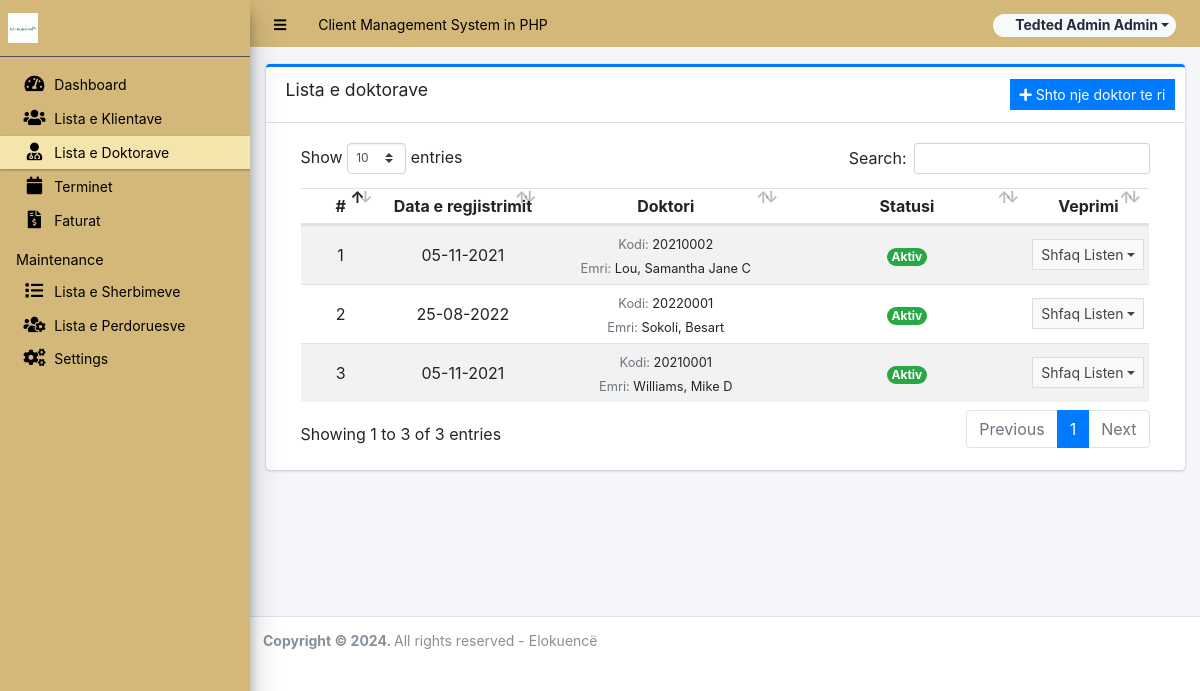
/admin/?page=doctor (signed in), run on the app's committed database.
### tables this page shows
CREATE TABLE `doctors_list` (
  `id` int(30) NOT NULL,
  `doctor_code` varchar(50) NOT NULL,
  `password` text NOT NULL,
  `fullname` text NOT NULL,
  `status` tinyint(1) NOT NULL DEFAULT 1 COMMENT '1 = Active, 2= Inactive',
  `date_created` datetime NOT NULL DEFAULT current_timestamp(),
  `date_updated` datetime NOT NULL DEFAULT current_timestamp() ON UPDATE current_timestamp()
);

### config.php (called while the page is built, shortened)
<?php
require_once('classes/DBConnection.php');
require_once('classes/SystemSettings.php');
function isMobileDevice(){
    $aMobileUA = array(
        '/iphone/i' => 'iPhone',
        '/ipod/i' => 'iPod',
        '/ipad/i' => 'iPad',
        '/android/i' => 'Android',
        '/blackberry/i' => 'BlackBerry',
        '/webos/i' => 'Mobile'
    );
    return false;
}
?>

### classes/DBConnection.php (called while the page is built, shortened)
<?php
class DBConnection
{
    private $host = DB_SERVER;
    private $username = DB_USERNAME;
    private $password = DB_PASSWORD;
    private $database = DB_NAME;
    public function __construct()
    {
        $this->conn = new mysqli($this->host, $this->username, $this->password, $this->database);
    }
}
?>

### classes/SystemSettings.php (called while the page is built, shortened)
<?php
class SystemSettings extends DBConnection{
	function userdata($field = ''){
		if(!empty($field)){
			if(isset($_SESSION['userdata'][$field]))
				return $_SESSION['userdata'][$field];
			else
				return null;
		}else{
			return false;
		}
	}
	function info($field=''){
		if(!empty($field)){
			if(isset($_SESSION['system_info'][$field]))
				return $_SESSION['system_info'][$field];
			else
				return false;
		}else{
			return false;
		}
	}
}
$_settings = new SystemSettings();
?>

### admin/doctor/index.php (the view, shortened to what this page needs)
<div class="card card-outline card-primary">
	<div class="card-header">
		<h3 class="card-title">Lista e doktorave</h3>
		<div class="card-tools">
			<a href="<?php echo base_url."admin?page=doctor/manage_doctor" ?>" id="create_new" class="btn btn-flat btn-sm btn-primary"><span class="fas fa-plus"></span>  Shto nje doktor te ri</a>
		</div>
	</div>
	<div class="card-body">
		<div class="container-fluid">
        <div class="container-fluid">
			<table class="table table-hover table-striped">
				<colgroup>
					<col width="10%">
					<col width="20%">
					<col width="30%">
					<col width="30%">
					<col width="10%">
					<col width="30%">
				</colgroup>
				<thead>
					<tr>
						<th class="text-center">#</th>
						<th class="text-center">Data e regjistrimit</th>
						<th class="text-center">Doktori</th>
						<th class="text-center">Statusi</th>
						<th class="text-center">Veprimi</th>
					</tr>
				</thead>
				<tbody>
					<?php
						$i = 1;
						$qry = $conn->query("SELECT *  from `doctors_list`order by fullname asc ");
						while($row = $qry->fetch_assoc()):
					?>
						<tr>
							<td class="text-center"><?php echo $i++; ?></td>
							<td class="text-center"><?php echo date("d-m-Y ",strtotime($row['date_created'])) ?></td>
							<td class="text-center">
								<p class="m-0">
									<small>
										<span class="text-muted">Kodi: </span><span><?php echo $row['doctor_code'] ?></span><br>
										<span class="text-muted">Emri: </span><span><?php echo $row['fullname'] ?></span>
									</small>
								</p>
							</td>
							<td class="text-center">
                                <?php if($row['status'] == 1): ?>
                                    <span class="badge badge-success rounded-pill">Aktiv</span>
                                <?php else: ?>
                                    <span class="badge badge-danger rounded-pill">Joaktiv</span>
                                <?php endif; ?>
                            </td>
							<td align="center">
								 <button type="button" class="btn btn-flat btn-default btn-sm dropdown-toggle dropdown-icon" data-toggle="dropdown">
								 		Shfaq Listen
				                  </button>
							</td>
						</tr>
					<?php endwhile; ?>
				</tbody>
			</table>
		</div>
		</div>
	</div>
</div>

### admin/index.php (shortened to what this page needs)
<?php require_once('../config.php'); ?>
 <!DOCTYPE html>
<html lang="en" class="" style="height: auto;">
<?php require_once('inc/header.php') ?>
  <body class="sidebar-mini layout-fixed control-sidebar-slide-open layout-navbar-fixed sidebar-mini-md sidebar-mini-xs" data-new-gr-c-s-check-loaded="14.991.0" data-gr-ext-installed="" style="height: auto;">
    <div class="wrapper">
     <?php require_once('inc/topBarNav.php') ?>
     <?php require_once('inc/navigation.php') ?>
     <?php $page = isset($_GET['page']) ? $_GET['page'] : 'home';  ?>
      <div class="content-wrapper pt-3" style="min-height: 567.854px;">
        <section class="content ">
          <div class="container-fluid">
            <?php
              if(!file_exists($page.".php") && !is_dir($page)){
                  include '404.html';
              }else{
                if(is_dir($page))
                  include $page.'/index.php';
                else
                  include $page.'.php';
              }
            ?>
          </div>
        </section>
      </div>
      <?php require_once('inc/footer.php') ?>
  </body>
</html>

### admin/inc/header.php (shortened to what this page needs)
<head>
    <link rel="stylesheet" href="<?php echo base_url ?>plugins/fontawesome-free/css/all.min.css">
    <link rel="stylesheet" href="<?php echo base_url ?>plugins/tempusdominus-bootstrap-4/css/tempusdominus-bootstrap-4.min.css">
  <link rel="stylesheet" href="<?php echo base_url ?>plugins/datatables-bs4/css/dataTables.bootstrap4.min.css">
  <link rel="stylesheet" href="<?php echo base_url ?>plugins/datatables-responsive/css/responsive.bootstrap4.min.css">
  <link rel="stylesheet" href="<?php echo base_url ?>plugins/datatables-buttons/css/buttons.bootstrap4.min.css">
  <link rel="stylesheet" href="<?php echo base_url ?>plugins/select2/css/select2.min.css">
  <link rel="stylesheet" href="<?php echo base_url ?>plugins/select2-bootstrap4-theme/select2-bootstrap4.min.css">
    <link rel="stylesheet" href="<?php echo base_url ?>plugins/icheck-bootstrap/icheck-bootstrap.min.css">
    <link rel="stylesheet" href="<?php echo base_url ?>plugins/jqvmap/jqvmap.min.css">
    <link rel="stylesheet" href="<?php echo base_url ?>dist/css/adminlte.css">
    <link rel="stylesheet" href="<?php echo base_url ?>dist/css/custom.css">
    <link rel="stylesheet" href="<?php echo base_url ?>plugins/overlayScrollbars/css/OverlayScrollbars.min.css">
    <link rel="stylesheet" href="<?php echo base_url ?>plugins/daterangepicker/daterangepicker.css">
    <link rel="stylesheet" href="<?php echo base_url ?>plugins/summernote/summernote-bs4.min.css">
  <link rel="stylesheet" href="<?php echo base_url ?>plugins/sweetalert2-theme-bootstrap-4/bootstrap-4.min.css">
  </head>

### admin/inc/topBarNav.php (shortened to what this page needs)
<nav id="top-navbar" class="main-header navbar navbar-expand navbar-info border border-light border-top-0  border-left-0 border-right-0 navbar-light text-sm bg-teal">
  <ul class="navbar-nav">
    <li class="nav-item">
    <a class="nav-link" data-widget="pushmenu" href="#" role="button"><i class="fas fa-bars"></i></a>
    </li>
    <li class="nav-item d-none d-sm-inline-block">
      <a href="<?php echo base_url ?>" class="nav-link"><?php echo (!isMobileDevice()) ? $_settings->info('name'):$_settings->info('short_name'); ?></a>
    </li>
  </ul>
  <ul class="navbar-nav ml-auto">
    <li class="nav-item">
      <div class="btn-group nav-link">
            <button type="button" class="btn btn-rounded badge badge-light dropdown-toggle dropdown-icon" data-toggle="dropdown">
              <span class="ml-3"><?php echo ucwords($_settings->userdata('firstname').' '.$_settings->userdata('lastname')) ?></span>
            </button>
        </div>
    </li>
  </ul>
</nav>

### admin/inc/navigation.php (shortened to what this page needs)
<aside id="top-navbar" class="main-sidebar sidebar-dark-teal elevation-4 sidebar-no-expand bg-navy disabled">
  <a href="<?php echo base_url ?>admin" class="brand-link text-sm">
  <img id="img1" width="30" height="30" src="<?php echo '..//uploads/logoElok.png'; ?>"/>
  </a>
  <div class="sidebar os-host os-theme-light os-host-overflow os-host-overflow-y os-host-resize-disabled os-host-transition os-host-scrollbar-horizontal-hidden">
    <div class="os-content-glue" style="margin: 0px -8px; width: 249px; height: 646px; color: black;"></div>
    <div class="os-padding">
      <div class="os-viewport os-viewport-native-scrollbars-invisible" style="overflow-y: scroll;">
        <div class="os-content" style="padding: 0px 8px; height: 100%; width: 100%; color: black;">
          <nav style="color: black" id="side_dropdown" class="mt-4">
             <ul class="nav nav-pills nav-sidebar flex-column text-sm nav-compact nav-flat nav-child-indent nav-collapse-hide-child" data-widget="treeview" role="menu" data-accordion="false">
              <li class="nav-item dropdown">
                <a href="./" class="nav-link nav-home">
                  <i class="nav-icon fas fa-tachometer-alt"></i>
                  <p>
                    Dashboard
                  </p>
                </a>
              </li>
              <li class="nav-item">
                <a href="<?php echo base_url ?>admin/?page=client" class="nav-link nav-client">
                  <i class="nav-icon fas fa-users"></i>
                  <p>
                    Lista e Klientave
                  </p>
                </a>
              </li>
              <li class="nav-item">
                <a href="<?php echo base_url ?>admin/?page=doctor" class="nav-link nav-doctor">
                  <i class="nav-icon fas fa-user-md"></i>
                    <p>
                      Lista e Doktorave
                    </p>
                </a>
              </li>
              <li class="nav-item">
                <a href="<?php echo base_url ?>admin/?page=termin" class="nav-link nav-termin">
                  <i class="nav-icon fas fa-calendar"></i>
                    <p>
                      Terminet
                    </p>
                </a>
              </li>
              <li class="nav-item">
                <a href="<?php echo base_url ?>admin/?page=invoice" class="nav-link nav-invoice">
                  <i class="nav-icon fas fa-file-invoice-dollar"></i>
                  <p>
                    Faturat
                  </p>
                </a>
              </li>
              <?php if($_settings->userdata('type') == 1): ?>
              <li style="color: black;" class="nav-header">Maintenance</li>
              <li class="nav-item dropdown">
                <a href="<?php echo base_url ?>admin/?page=maintenance/services" class="nav-link nav-maintenance_services">
                  <i class="nav-icon fas fa-list"></i>
                  <p>
                    Lista e Sherbimeve
                  </p>
                </a>
              </li>
              <li class="nav-item dropdown">
                <a href="<?php echo base_url ?>admin/?page=user/list" class="nav-link nav-user_list">
                  <i class="nav-icon fas fa-users-cog"></i>
                  <p>
                    Lista e Perdoruesve
                  </p>
                </a>
              </li>
              <li class="nav-item dropdown">
                <a href="<?php echo base_url ?>admin/?page=system_info" class="nav-link nav-system_info">
                  <i class="nav-icon fas fa-cogs"></i>
                  <p>
                    Settings
                  </p>
                </a>
              </li>
              <?php endif; ?>
            </ul>
          </nav>
        </div>
      </div>
    </div>
  </div>
</aside>

### admin/inc/footer.php (shortened to what this page needs)
<footer class="main-footer text-sm">
        <strong>Copyright © <?php echo date('Y') ?>.
        </strong>
        All rights reserved - Elokuencë
      </footer>
    </div>

### admin/inc/topBarNav.php (style rules this page uses)
.btn-rounded { border-radius: 50px; }
#top-navbar { background-color: #D4B87A !important; }

### admin/inc/navigation.php (style rules this page uses)
#top-navbar { background-color: #D4B87A !important; color: black !important; }
#side_dropdown { font-color: black !important; }
.os-content { color: black !important; }
.nav-link { color: black !important; }
.active { background-color: #F3E5AB !important; }

### data on the page
doctors_list: date_created "05-11-2021", doctor_code "20210002", fullname "Lou, Samantha Jane C", status "Aktiv"
doctors_list: date_created "25-08-2022", doctor_code "20220001", fullname "Sokoli, Besart", status "Aktiv"
doctors_list: date_created "05-11-2021", doctor_code "20210001", fullname "Williams, Mike D", status "Aktiv"

### other printed values
$_settings->info('name') "Client Management System in PHP"
$_settings->userdata('firstname').' '.$_settings->userdata('lastname') "Tedted Admin Admin"
